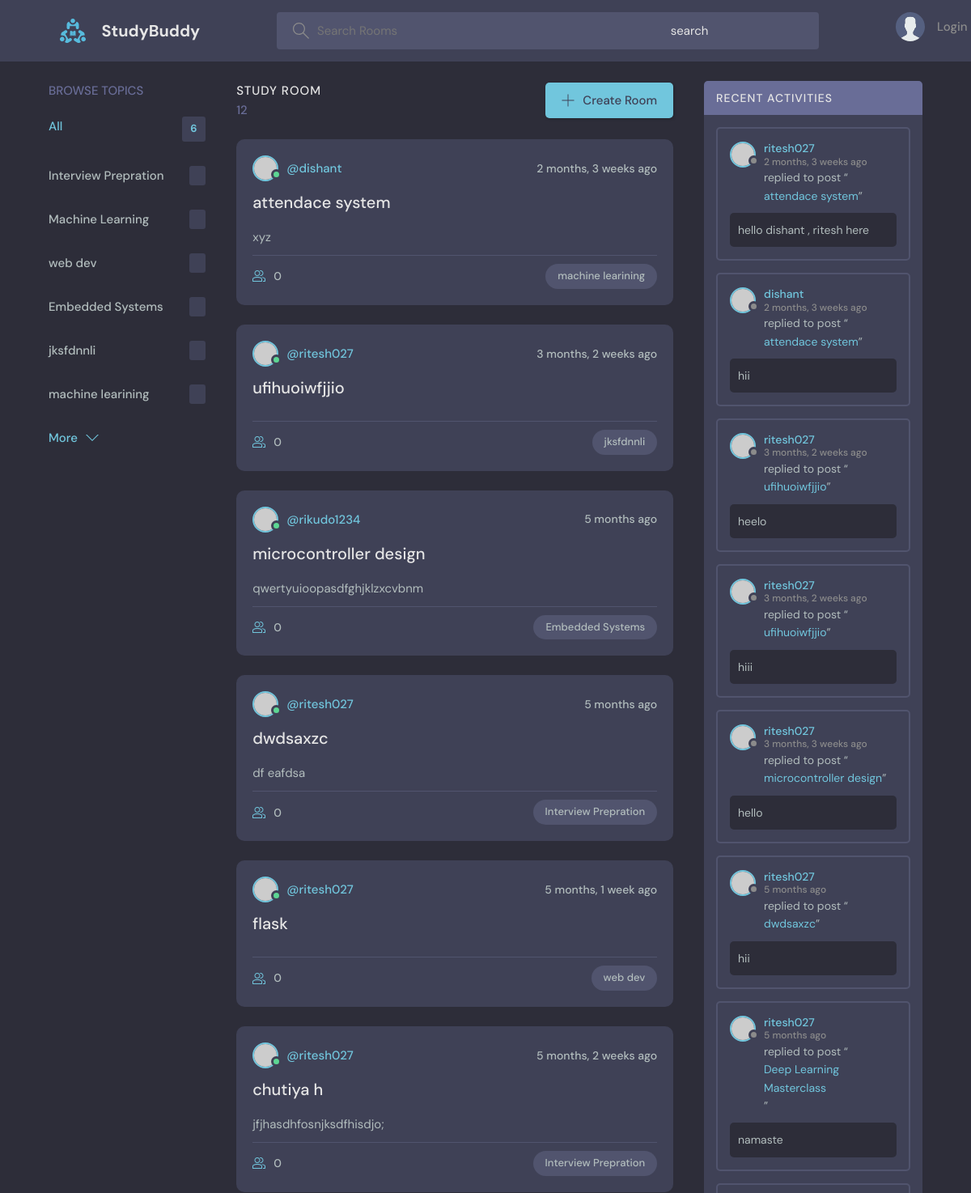
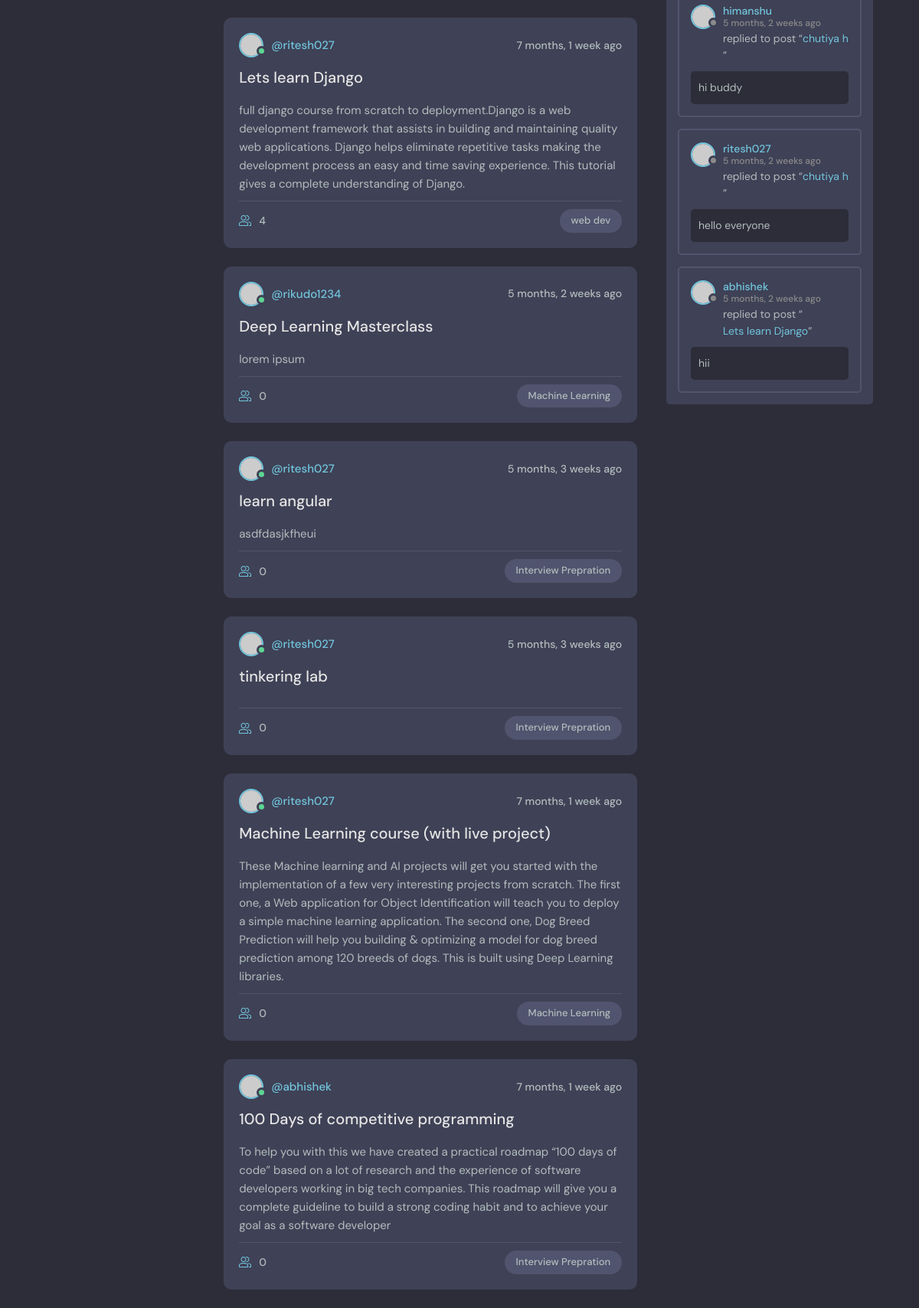
The page / on the database its author committed (2 pictures, top to bottom).
### base/models.py (models this page shows, shortened)
class Topic(models.Model):
    name = models.CharField(max_length=200)

class Room(models.Model):
    host = models.ForeignKey(User, on_delete=models.SET_NULL, null = True)
    topic = models.ForeignKey(Topic, on_delete=models.SET_NULL, null=True)
    name = models.CharField(max_length=200)
    description = models.TextField(null = True, blank=True)
    participants =models.ManyToManyField(User,related_name='participants', blank=True)
    updated = models.DateTimeField(auto_now=True)
    created = models.DateTimeField(auto_now_add=True)
    class Meta:
        ordering=['-updated','-created']
    def __str__(self):
        return self.name

class Message(models.Model):
    user = models.ForeignKey(User, on_delete=models.CASCADE)
    room = models.ForeignKey(Room, on_delete=models.CASCADE)
    body = models.TextField()
    updated = models.DateTimeField(auto_now=True)
    created = models.DateTimeField(auto_now_add=True)
    def __str__(self):
        return self.body[0:50]

### base/views.py (the view)
# urls.py: 2. Add a URL to urlpatterns:  path('', views.home, name='home')
def home(request):
    q=request.GET.get('q')
    print(request)
    if q==None:
        q=''
    rooms = Room.objects.filter(
        Q(topic__name__icontains=q)|
        Q(name__icontains=q)|
        Q(description__icontains=q)
        )
    room_count=rooms.count()
    topics= Topic.objects.all()
    room_message=Message.objects.filter(Q(room__topic__name__icontains=q)).order_by('-updated','-created')[:10]
    return render(request, 'base/home.html',{'rooms': rooms, 'topics': topics,'room_count': room_count, 'room_message': room_message})

### base/templates/base/home.html (shortened to what this page needs)
{% extends 'base/base.html' %}
{% load static %}
    {% block body %}
    <main class="layout layout--3">
      <div class="container">
        {% include 'base/topic_template.html' %}
        <div class="roomList">
          <div class="roomList__header">
            <div>
              <h2>Study Room</h2>
              <p>{{room_count}}</p>
            </div>
            <a class="btn btn--main" href="{% url 'create-room' %}">
              <svg version="1.1" xmlns="http://www.w3.org/2000/svg" width="32" height="32" viewBox="0 0 32 32">
                <title>add</title>
                <path
                  d="M16.943 0.943h-1.885v14.115h-14.115v1.885h14.115v14.115h1.885v-14.115h14.115v-1.885h-14.115v-14.115z"
                ></path>
              </svg>
              Create Room
            </a>
          </div>
          {% include 'base/feed_template.html' %}
        </div>
        {% include 'base/activity_template.html' %}
      </div>
    </main>
    {% endblock %}

### base/templates/base/topic_template.html
<div class="topics">
    <div class="topics__header">
      <h2>Browse Topics</h2>
    </div>
    <ul class="topics__list">
      <li>
        <a href="{% url 'home' %}" class="active">All <span>{{topics.count}}</span></a>
      </li>
      {% for topic in topics %}
      <li>
        <a href="{% url 'home'%}?q={{topic.name}}">{{topic.name}} <span>{{topic.room__set.all.count}}</span></a>
      </li>
      {% endfor%}
    </ul>
    <a class="btn btn--link" href="topics.html">
      More
      <svg version="1.1" xmlns="http://www.w3.org/2000/svg" width="32" height="32" viewBox="0 0 32 32">
        <title>chevron-down</title>
        <path d="M16 21l-13-13h-3l16 16 16-16h-3l-13 13z"></path>
      </svg>
    </a>
  </div>

### base/templates/base/feed_template.html (shortened to what this page needs)
{% for room in rooms %}
<div class="roomListRoom">
    <div class="roomListRoom__header">
      <a href="{% url 'user-profile' room.host.id %}" class="roomListRoom__author">
        <div class="avatar avatar--small active">
          <img src="https://randomuser.me/api/portraits/men/11.jpg" />
        </div>
        <span>@{{room.host.username}}</span>
      </a>
      <div class="roomListRoom__actions">
        <span>{{room.created|timesince}} ago</span>
      </div>
    </div>
    <div class="roomListRoom__content">
      <a href="{% url 'room' room.id %}">{{room.name}}</a>
      <p>
     {{room.description}}
      </p>
    </div>
    <div class="roomListRoom__meta">
      <a class="roomListRoom__joined">
        {{room.participants.all.count}}
      </a>
      <p class="roomListRoom__topic">{{room.topic.name}}</p>
    </div>
  </div>
  {% endfor %}

### base/templates/base/activity_template.html (shortened to what this page needs)
{% load static %}
<div class="activities">
    <div class="activities__header">
      <h2>Recent Activities</h2>
    </div>
    {% for message in room_message %}
    <div class="activities__box">
      <div class="activities__boxHeader roomListRoom__header">
        <a href="{% url 'user-profile' message.user.id %}" class="roomListRoom__author">
          <div class="avatar avatar--small">
            <img src="https://randomuser.me/api/portraits/women/11.jpg" />
          </div>
          <p>
            {{message.user}}
            <span>{{message.created|timesince}} ago</span>
          </p>
        </a>
      </div>
      <div class="activities__boxContent">
        <p>replied to post “<a href="{% url 'room' message.room.id %}">{{message.room}}</a>”</p>
        <div class="activities__boxRoomContent">
            {{message}}
        </div>
      </div>
    </div>
    {% endfor %}
  </div>

### rows shown on the page
Topic: name "Interview Prepration"
Topic: name "Machine Learning"
Topic: name "web dev"
Topic: name "Embedded Systems"
Topic: name "jksfdnnli"
Topic: name "machine learining"
Room: host.username "dishant", created "2 months, 3 weeks", name "attendace system", description "xyz", participants.all.count "0", topic.name "machine learining"
Room: host.username "ritesh027", created "3 months, 2 weeks", name "ufihuoiwfjjio", participants.all.count "0", topic.name "jksfdnnli"
Room: host.username "rikudo1234", created "5 months", name "microcontroller design", description "qwertyuioopasdfghjklzxcvbnm", participants.all.count "0", topic.name "Embedded Systems"
Room: host.username "ritesh027", created "5 months", name "dwdsaxzc", description "df eafdsa", participants.all.count "0", topic.name "Interview Prepration"
Room: host.username "ritesh027", created "5 months, 1 week", name "flask", participants.all.count "0", topic.name "web dev"
Room: host.username "ritesh027", created "5 months, 2 weeks", name "chutiya h", description "jfjhasdhfosnjksdfhisdjo;", participants.all.count "0", topic.name "Interview Prepration"
Room: host.username "ritesh027", created "7 months, 1 week", name "Lets learn Django", description "full django course from scratch to deployment.Django is a web development framework that assists in building and maintaining quality web applications. Django helps eliminate repetitive tasks making the development process an easy and time saving experience. This tutorial gives a complete understanding of Django.", participants.all.count "4", topic.name "web dev"
Room: host.username "rikudo1234", created "5 months, 2 weeks", name "Deep Learning Masterclass", description "lorem ipsum", participants.all.count "0", topic.name "Machine Learning"
Room: host.username "ritesh027", created "5 months, 3 weeks", name "learn angular", description "asdfdasjkfheui", participants.all.count "0", topic.name "Interview Prepration"
Room: host.username "ritesh027", created "5 months, 3 weeks", name "tinkering lab", participants.all.count "0", topic.name "Interview Prepration"
Room: host.username "ritesh027", created "7 months, 1 week", name "Machine Learning course (with live project)", description "These Machine learning and AI projects will get you started with the implementation of a few very interesting projects from scratch. The first one, a Web application for Object Identification will teach you to deploy a simple machine learning application. The second one, Dog Breed Prediction will help you building & optimizing a model for dog breed prediction among 120 breeds of dogs. This is built using Deep Learning libraries.", participants.all.count "0", topic.name "Machine Learning"
Room: host.username "abhishek", created "7 months, 1 week", name "100 Days of competitive programming", description "To help you with this we have created a practical roadmap “100 days of code” based on a lot of research and the experience of software developers working in big tech companies. This roadmap will give you a complete guideline to build a strong coding habit and to achieve your goal as a software developer", participants.all.count "0", topic.name "Interview Prepration"
Message: user "ritesh027", created "2 months, 3 weeks", room "attendace system", body "hello dishant , ritesh here"
Message: user "dishant", created "2 months, 3 weeks", room "attendace system", body "hii"
Message: user "ritesh027", created "3 months, 2 weeks", room "ufihuoiwfjjio", body "heelo"
Message: user "ritesh027", created "3 months, 2 weeks", room "ufihuoiwfjjio", body "hiii"
Message: user "ritesh027", created "3 months, 3 weeks", room "microcontroller design", body "hello"
Message: user "ritesh027", created "5 months", room "dwdsaxzc", body "hii"
Message: user "ritesh027", created "5 months", room "Deep Learning Masterclass", body "namaste"
Message: user "himanshu", created "5 months, 2 weeks", room "chutiya h", body "hi buddy"
Message: user "ritesh027", created "5 months, 2 weeks", room "chutiya h", body "hello everyone"
Message: user "abhishek", created "5 months, 2 weeks", room "Lets learn Django", body "hii"

### other values the page prints
{{ topics.count }} "6"
{{ room_count }} "12"
